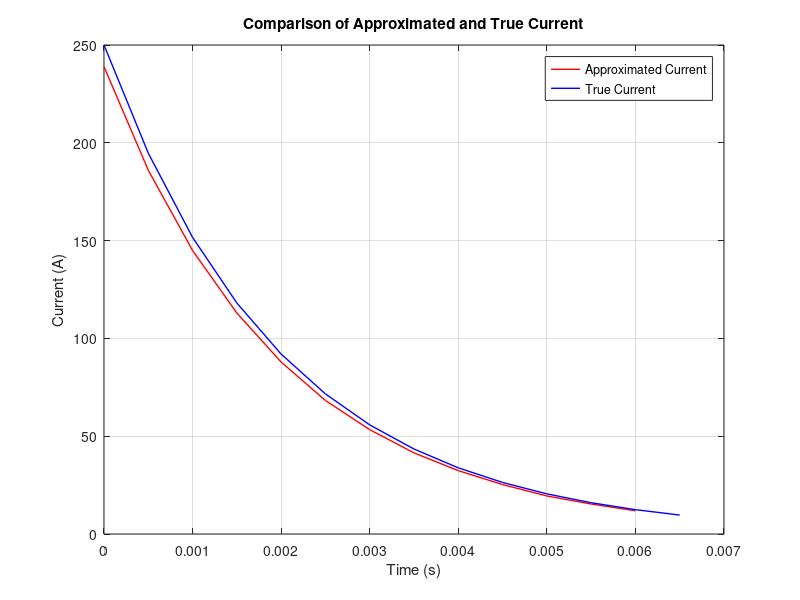
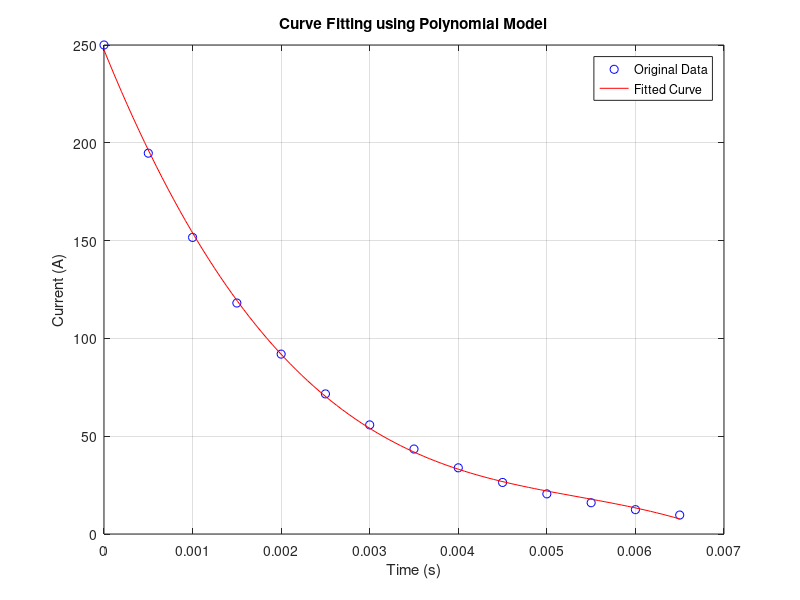

The MATLAB script that drew these images, in order:
clc;
clear all;
close all;
t = [0, 0.5, 1, 1.5, 2, 2.5, 3, 3.5, 4, 4.5, 5, 5.5, 6, 6.5];
Vc = [0, 1.106, 1.967, 2.638, 3.161, 3.568, 3.884, 4.131, 4.323, 4.473, 4.59, 4.68, 4.751, 4.806]; % Voltage in volts
Ic_true = [250 194.7 151.63 118.09 91.97 71.626 55.783 43.443 33.834 26.35 20.521 15.982 12.447 9.6936]; % Current in mA
t = t * 1e-3;
Vc = Vc * 1e3;
C = 108e-6; % C = 100+8(group number = 8)) uF.
Vc_diff = diff(Vc) ./ diff(t);
Ic_approx = C * Vc_diff;
disp('[1] The value of Approximated currents Ic (mA):');
disp(Ic_approx(:))
error = abs((Ic_true(1:end-1) - Ic_approx) ./ Ic_true(1:end-1)) * 100;
disp('[2] The list of Error for each point:');
disp(error(:)) % Displays each error value on a new line
figure(1)
plot(t(1:end-1), Ic_approx, 'r', 'LineWidth', 1)
hold on;
plot(t,Ic_true,'b', 'LineWidth', 1)
xlabel('Time (s)');
ylabel('Current (A)');
legend('Approximated Current', 'True Current');
title('Comparison of Approximated and True Current');
grid on;
hold off;
% We considered 3rd order polynomial
n = 3;
p = polyfit(t, Ic_true, n);
t_fit = linspace(min(t), max(t), 100);
Ic_fit = polyval(p, t_fit);
figure
plot(t, Ic_true, 'bo')
hold on
plot(t_fit, Ic_fit, 'r-')
xlabel('Time (s)')
ylabel('Current (A)')
legend('Original Data', 'Fitted Curve')
title('Curve Fitting using Polynomial Model')
grid on
hold off
% Given time= 4 sec, so 4e-3 mA
t_val = 4e-3;
Ic_val = polyval(p, t_val);
disp(['[3] The current Ic at t = 4 sec is ', num2str(Ic_val), ' mA'])
index = find(t == t_val);
Ic_true_val = Ic_true(index);
Ic_approx_val = polyval(p, t_val);
error = abs((Ic_true_val - Ic_approx_val) / Ic_true_val) * 100;
disp(['[4] The relative percentage true error at t = 4 sec is ', num2str(error), '%'])
